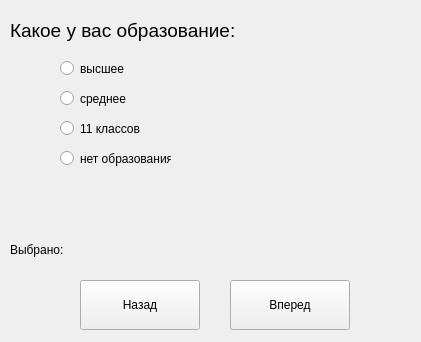
<?xml version="1.0" encoding="UTF-8"?>
<ui version="4.0">
 <class>Youth</class>
 <widget class="QWidget" name="Youth">
  <property name="geometry">
   <rect>
    <x>0</x>
    <y>0</y>
    <width>421</width>
    <height>342</height>
   </rect>
  </property>
  <property name="windowTitle">
   <string>Form</string>
  </property>
  <widget class="QPushButton" name="Back">
   <property name="geometry">
    <rect>
     <x>80</x>
     <y>280</y>
     <width>120</width>
     <height>50</height>
    </rect>
   </property>
   <property name="text">
    <string>Назад</string>
   </property>
  </widget>
  <widget class="QPushButton" name="Next">
   <property name="geometry">
    <rect>
     <x>230</x>
     <y>280</y>
     <width>120</width>
     <height>50</height>
    </rect>
   </property>
   <property name="text">
    <string>Вперед</string>
   </property>
  </widget>
  <widget class="QLabel" name="YouthLbl2">
   <property name="geometry">
    <rect>
     <x>10</x>
     <y>10</y>
     <width>311</width>
     <height>41</height>
    </rect>
   </property>
   <property name="text">
    <string>&lt;html&gt;&lt;head/&gt;&lt;body&gt;&lt;p&gt;&lt;span style=&quot; font-size:14pt;&quot;&gt;Какое у вас образование:&lt;/span&gt;&lt;/p&gt;&lt;/body&gt;&lt;/html&gt;</string>
   </property>
  </widget>
  <widget class="QLabel" name="YouthLbl1">
   <property name="geometry">
    <rect>
     <x>10</x>
     <y>240</y>
     <width>171</width>
     <height>20</height>
    </rect>
   </property>
   <property name="text">
    <string>Выбрано: </string>
   </property>
  </widget>
  <widget class="QLabel" name="label_img">
   <property name="geometry">
    <rect>
     <x>160</x>
     <y>50</y>
     <width>231</width>
     <height>181</height>
    </rect>
   </property>
   <property name="text">
    <string/>
   </property>
  </widget>
  <widget class="QRadioButton" name="radioButton_1">
   <property name="geometry">
    <rect>
     <x>60</x>
     <y>60</y>
     <width>82</width>
     <height>17</height>
    </rect>
   </property>
   <property name="text">
    <string>высшее</string>
   </property>
  </widget>
  <widget class="QRadioButton" name="radioButton_2">
   <property name="geometry">
    <rect>
     <x>60</x>
     <y>90</y>
     <width>82</width>
     <height>17</height>
    </rect>
   </property>
   <property name="text">
    <string>среднее</string>
   </property>
  </widget>
  <widget class="QRadioButton" name="radioButton_3">
   <property name="geometry">
    <rect>
     <x>60</x>
     <y>120</y>
     <width>82</width>
     <height>17</height>
    </rect>
   </property>
   <property name="text">
    <string>11 классов</string>
   </property>
  </widget>
  <widget class="QRadioButton" name="radioButton_4">
   <property name="geometry">
    <rect>
     <x>60</x>
     <y>150</y>
     <width>111</width>
     <height>17</height>
    </rect>
   </property>
   <property name="text">
    <string>нет образования</string>
   </property>
  </widget>
 </widget>
 <resources/>
 <connections/>
</ui>
